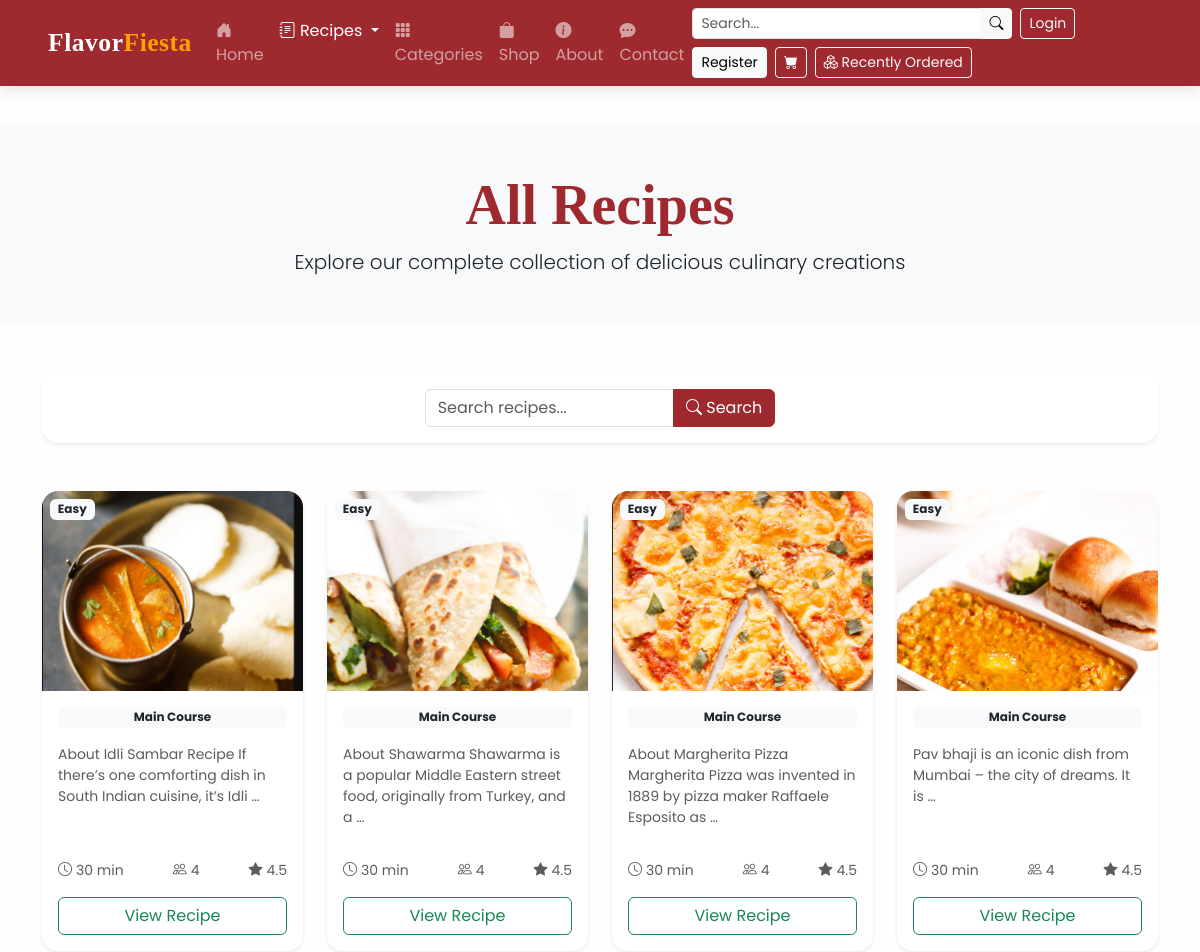
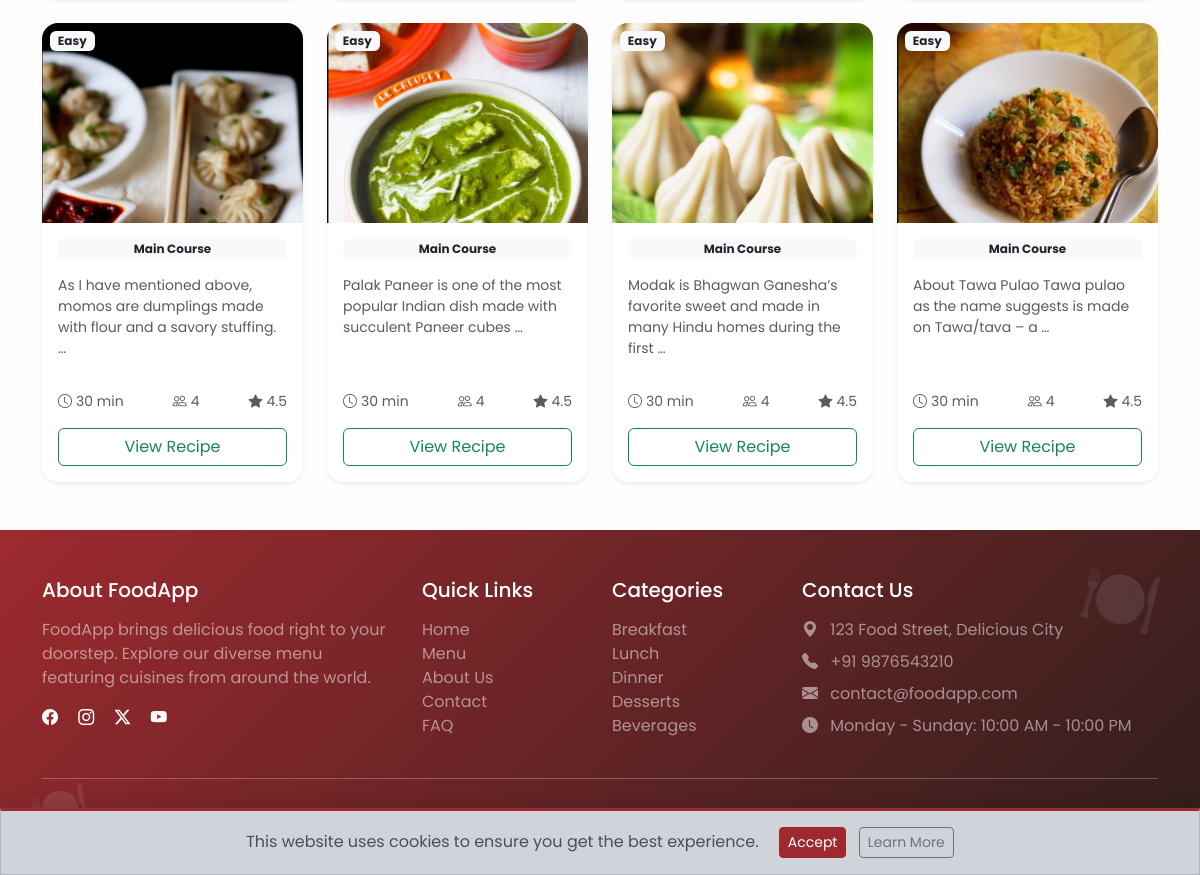
The app's page /recipes/ with its own data (2 pictures, top to bottom).
### recipes/models.py (models this page shows, shortened)
class Recipe(models.Model):
    title = models.CharField(max_length=255)
    description = models.TextField()
    ingredients = models.TextField()
    instructions = models.TextField()
    image = models.ImageField(upload_to='recipes/', null=True, blank=True)
    created_at = models.DateTimeField(auto_now_add=True)
    author = models.ForeignKey(User, on_delete=models.CASCADE, related_name='recipes')
    views = models.PositiveIntegerField(default=0)  # for popularity

### recipes/views.py (the view)
# urls.py: path('', views.recipe_list, name='recipe_list'),
def recipe_list(request):
    recipes = Recipe.objects.all()
    recipe_title = request.GET.get('recipe_title')
    if recipe_title !="" and recipe_title is not None:
        recipes = recipes.filter(title__icontains=recipe_title)
    return render(request, 'recipes/recipe_list.html', {'recipes': recipes})

### recipes/templates/recipes/recipe_list.html (shortened to what this page needs)
{% extends "food/base.html" %}
{% block content %}
<section class="bg-light py-5 text-center">
  <div class="container">
    <h1 class="display-4 fw-bold text-primary">All Recipes</h1>
    <p class="lead mb-0">Explore our complete collection of delicious culinary creations</p>
  </div>
</section>
<section class="container my-5">
  <div class="card border-0 shadow-sm rounded-4">
    <div class="card-body">
      <form action="" method="GET" class="row g-3 justify-content-center">
        <div class="col-md-6 col-lg-5 col-xl-4 mx-auto">
          <div class="input-group">
            <input type="text" name="recipe_title" class="form-control" placeholder="Search recipes..." required>
            <button class="btn btn-primary" type="submit">
              <i class="bi bi-search"></i> Search
            </button>
          </div>
        </div>
      </form>
    </div>
  </div>
</section>
<section class="container mb-5">
  <div class="row g-4">
    {% for recipe in recipes %}
    <div class="col-sm-6 col-lg-4 col-xl-3">
      <div class="card h-100 shadow-sm border-0 rounded-4 recipe-card">
        {% if recipe.image %}
        <div class="position-relative">
          <span class="badge bg-light text-dark position-absolute top-0 start-0 m-2">{{ recipe.difficulty|default:"Easy" }}</span>
        </div>
        {% else %}
        <div class="d-flex align-items-center justify-content-center bg-light" style="height: 200px;">
          <i class="bi bi-camera text-muted fs-1"></i>
        </div>
        {% endif %}
        <div class="card-body d-flex flex-column p-3">
          <span class="badge bg-light text-dark mb-2">{{ recipe.category|default:"Main Course" }}</span>
          <p class="card-text text-muted small flex-grow-1">{{ recipe.description|truncatewords:15 }}</p>
          <div class="d-flex justify-content-between text-muted small my-3">
            <span><i class="bi bi-clock me-1"></i>{{ recipe.cooking_time|default:"30 min" }}</span>
            <span><i class="bi bi-people me-1"></i>{{ recipe.servings|default:"4" }}</span>
            <span><i class="bi bi-star-fill me-1"></i>{{ recipe.rating|default:"4.5" }}</span>
          </div>
          <a href="{% url 'recipes:recipe_detail' recipe.id %}" class="btn btn-outline-success w-100">View Recipe</a>
        </div>
      </div>
    </div>
    {% endfor %}
  </div>
</section>
{% endblock %}

### static/css/style.css (style rules this page uses)
:root { --primary-color:#9E2A2F; --primary-dark: #D35D16; --secondary-color: #9E2A2F; --accent-color: #FF9F00; --success-color: #4A9D4F; --light-bg: #fefefeb7; --dark-bg: #2E1E1C; --dark-content: #3C2A2A; }
body { font-family: 'Poppins', sans-serif; padding-top: 60px; background-color: var(--light-bg); transition: all 0.4s ease; }
h1, h2, h3, .navbar-brand, .display-text { font-family: 'Playfair Display', serif; }
.card { border-radius: 12px; overflow: hidden; transition: all 0.4s ease; border: none; box-shadow: 0 8px 20px rgba(0,0,0,0.08); }
.text-primary { color: var(--primary-color) !important; }
.btn-primary { background-color: var(--primary-color); border-color: var(--primary-color); }

### recipes/templates/recipes/recipe_list.html (style rules this page uses)
.recipe-card { transition: transform 0.3s ease, box-shadow 0.3s ease; }

### records on screen
Recipe: difficulty "Easy", category "Main Course", description "About Idli Sambar Recipe If there’s one comforting dish in South Indian cuisine, it’s Idli …", cooking_time "30 min", servings "4", rating "4.5"
Recipe: difficulty "Easy", category "Main Course", description "About Shawarma Shawarma is a popular Middle Eastern street food, originally from Turkey, and a …", cooking_time "30 min", servings "4", rating "4.5"
Recipe: difficulty "Easy", category "Main Course", description "About Margherita Pizza Margherita Pizza was invented in 1889 by pizza maker Raffaele Esposito as …", cooking_time "30 min", servings "4", rating "4.5"
Recipe: difficulty "Easy", category "Main Course", description "Pav bhaji is an iconic dish from Mumbai – the city of dreams. It is …", cooking_time "30 min", servings "4", rating "4.5"
Recipe: difficulty "Easy", category "Main Course", description "As I have mentioned above, momos are dumplings made with flour and a savory stuffing. …", cooking_time "30 min", servings "4", rating "4.5"
Recipe: difficulty "Easy", category "Main Course", description "Palak Paneer is one of the most popular Indian dish made with succulent Paneer cubes …", cooking_time "30 min", servings "4", rating "4.5"
Recipe: difficulty "Easy", category "Main Course", description "Modak is Bhagwan Ganesha’s favorite sweet and made in many Hindu homes during the first …", cooking_time "30 min", servings "4", rating "4.5"
Recipe: difficulty "Easy", category "Main Course", description "About Tawa Pulao Tawa pulao as the name suggests is made on Tawa/tava – a …", cooking_time "30 min", servings "4", rating "4.5"
